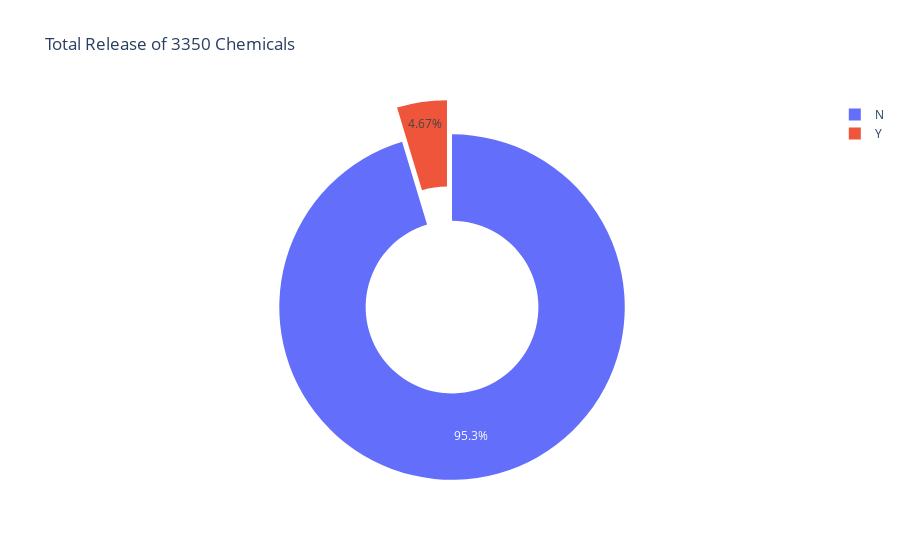

Notebook source saved alongside this figure:
### Code cell
fig = go.Figure(data=[go.Pie(labels =labels, values = values, hole =.5, pull = .1)])
fig.update_layout(title_text = 'Total Release of 3350 Chemicals')
fig.show()

### Figure 1 — Plotly figure (JSON) as saved in the notebook; plotly's stock layout.template omitted (floating-point values rounded to 4 significant figures)
{"data": [{"hole": 0.5, "labels": ["N", "Y"], "pull": 0.1, "type": "pie", "values": [421000000.0, 20610000.0]}], "layout": {"title": {"text": "Total Release of 3350 Chemicals"}}}
